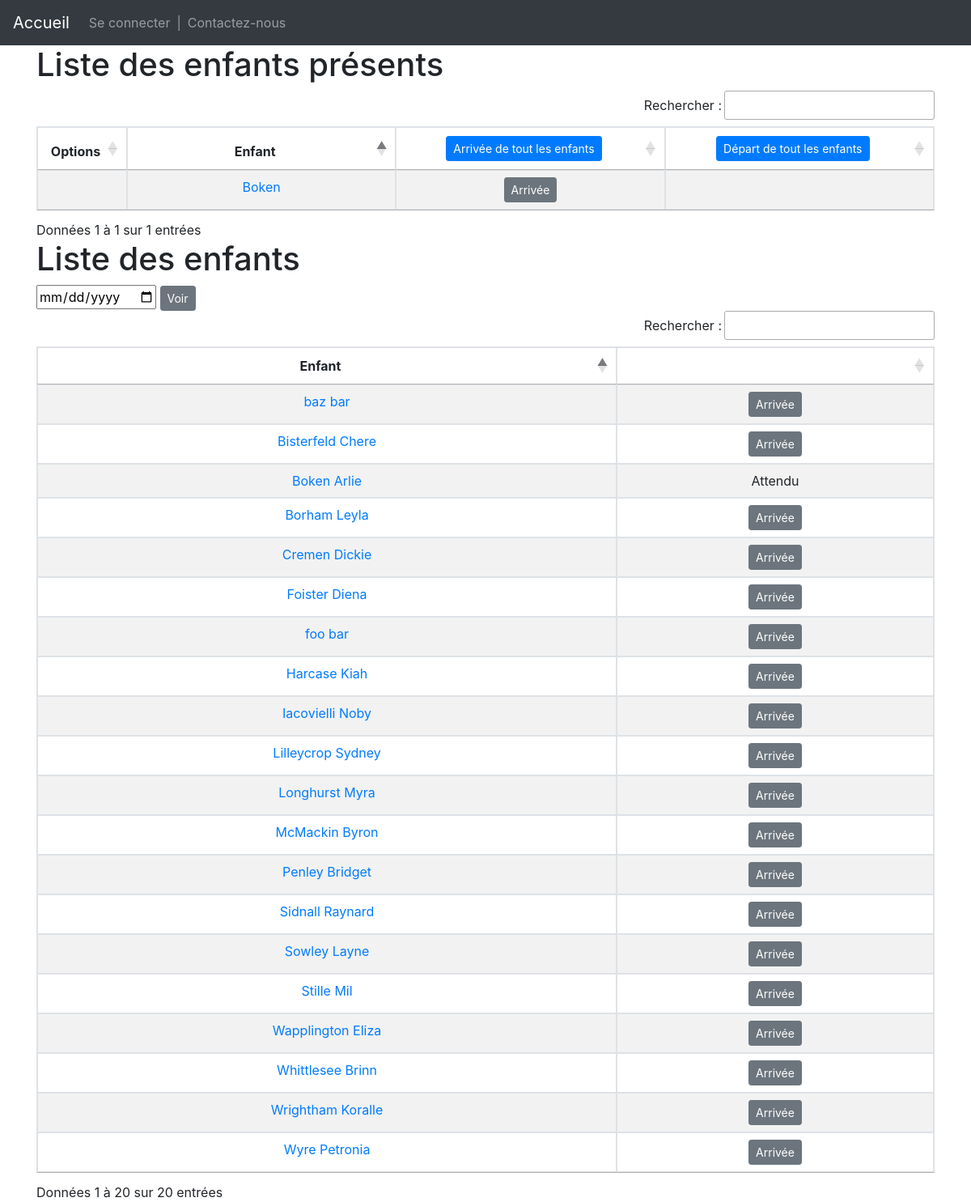
Before: /enfant/ with the older database file.
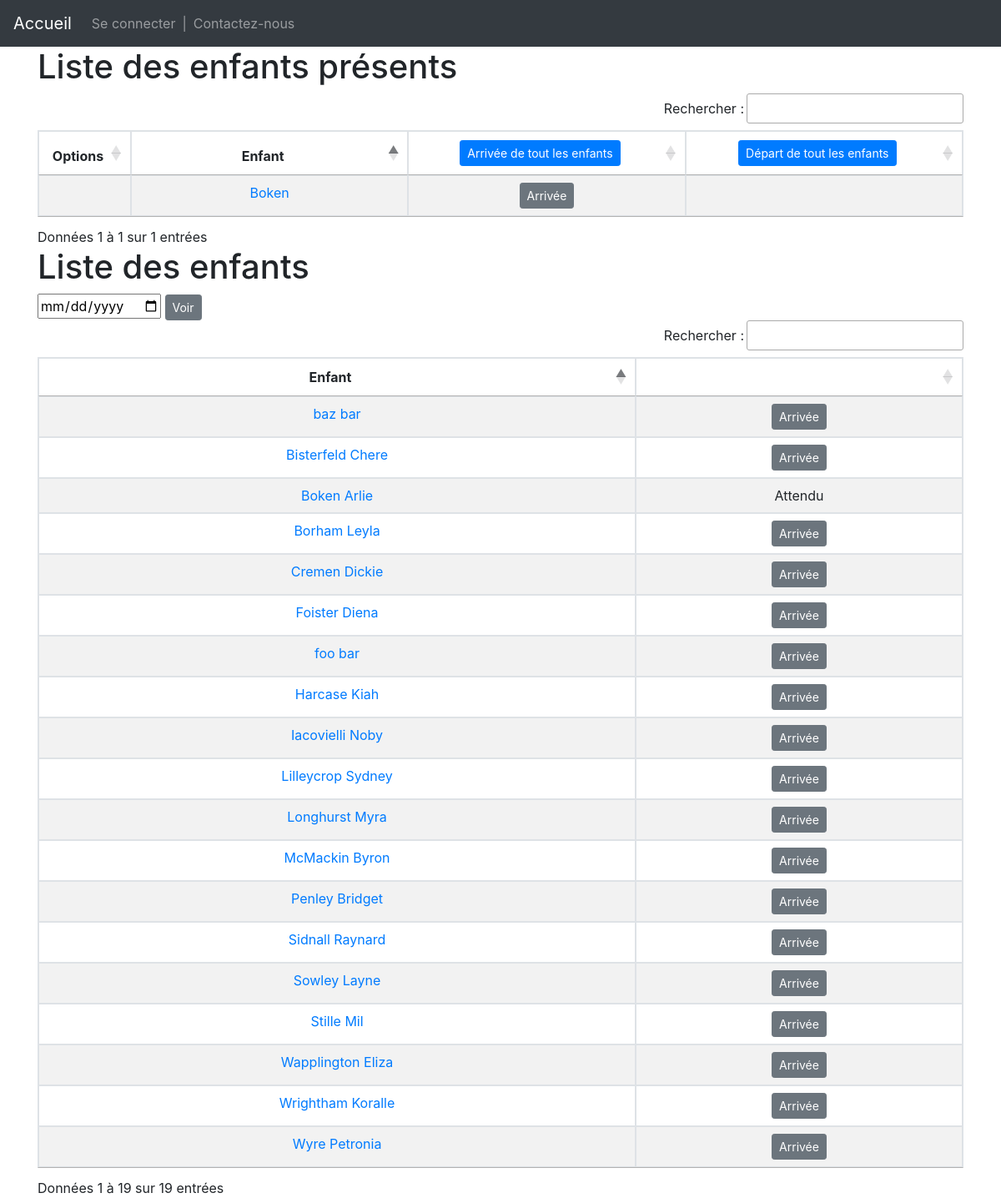
After: the same page with the newer database file.
### garderie/models.py (models this page shows, shortened)
class Child(models.Model):
	parent=models.ForeignKey(Parent, on_delete=models.DO_NOTHING, related_name='child_set')
	first_name=models.CharField(max_length=100, verbose_name="Prénom")
	last_name=models.CharField(max_length=100, verbose_name="Nom")
	second_parent=models.ForeignKey(Parent, on_delete=models.DO_NOTHING, related_name='child_set2', null=True)
	def __str__(self):
		return self.first_name+" "+self.last_name
	def get_full_name(self):
		return str(self)
	def incomplete_schedule(self):
		for schedule in self.schedule_set.all():
			if schedule.departure==None:
				return schedule
	def next_presence(self):
		all_occurrences=[presence.next_occurrence() for presence in self.expectedpresence_set.all()]
		if all_occurrences:
			return min(all_occurrences)
		else:
			return None
	def present_next_time(self):
		next=self.next_presence()
		today=timezone.now()
		if next:
			return next[0].day==today.day and next[1].hour_arrival<today.hour and next[1].hour_departure>today.hour
		else:
			return False
	def schedule_to_display(self):
		res=self.incomplete_schedule()
		if not res:
			if self.was_here():
				return self.schedule_set.latest('id')
			return None
		return res
	def was_here(self):
		today=timezone.now()
		for schedule in self.schedule_set.all():
			if not schedule.departure or schedule.departure+timedelta(hours=3)>today:
				return True
		return False

### garderie/views/enfant.py (the view)
# urls.py: path('enfant/', views.ChildrenListView.as_view(), name='children_list'),
class ChildrenListView(generic.ListView):
	template_name='garderie/children_list.html'
	context_object_name='children_list'
	def get_queryset(self):
		return {'all_children': Child.objects.all(),
						'current_schedules': Schedule.objects.incomplete_schedules()
					 }

### garderie/managers.py (called while the page is built)
	def incomplete_schedules(self):
		return super().get_queryset().filter(departure=None)

### garderie/models.py (called while the page is built)
	@property
	def hour_arrival(self):
		return 0 if self.period==0 else 12

	@property
	def hour_departure(self):
		return 12 if self.period==0 else 20

	def next_occurrence(self):
		today=timezone.now()
		today_occurrence=today.replace(hour=self.hour_departure, minute=0, second=0) # standardisation de la période
		true_selfday=self.day-1
		week_determiner=7 if (today_occurrence.hour<=today.hour and today.weekday()==true_selfday) or today.weekday()>true_selfday else 0
		return (today_occurrence+timedelta(days=(-today_occurrence.weekday())+true_selfday+week_determiner), self)

### garderie/templates/garderie/children_list.html (shortened to what this page needs)
{% extends 'garderie/base.html' %}
{% load static %}
{% block body %}
<div class="container">
	<h1>Liste des enfants présents</h1>
	<table id="table1" class="table table-striped table-bordered">
		<thead>
			<tr>
				<th>Options</th>
				<th>Enfant</th>
				<th><button class="button_all_arrivals btn btn-primary btn-sm">Arrivée de tout les enfants</button></th>
				<th><button class="button_all_departures btn btn-primary btn-sm">Départ de tout les enfants</button></th>
			</tr>
		</thead>
		<tbody>
		{% for child in children_list.all_children %}
			{% if child.present_next_time or child.incomplete_schedule or child.was_here %}
				{% with schedule=child.schedule_to_display %}
				<tr class="child_in" data-cid="{{child.id}}" data-sid="{{schedule.id}}" >
					<td>
					</td>
					<td>
						<a href="{% url 'child_profile' child.id %}">
								{{child.first_name}}
						</a>
					</td>
					<td> {% if schedule %}
						<input type="time"class="input_arrival" required value="{{schedule.arrival |default_if_none:''|date:"G:i"}}"></input>
							{% else %}
								<button class="button_in_arrival btn btn-secondary btn-sm">Arrivée</button>
							{% endif %}
					</td>
					<td>
					</td>
				</tr>
				{% endwith %}
			{% endif %}
		{% endfor %}
		</tbody>
	</table>
	<h1>Liste des enfants</h1>
	<input id="input_date_day" type="date"></input>
	<button id="submit_date_day" class="btn btn-secondary btn-sm" type="submit">Voir</button>
	<table id="table2" class="table table-striped table-bordered">
		<thead>
			<tr>
				<th>Enfant</th>
				<th></th>
			</tr>
		</thead>
		<tbody>
			{% for child in children_list.all_children %}
			<tr class="child_out" data-cid="{{child.id}}">
				<td>
					<a href="{% url 'child_profile' child.id %}">
							{{child.get_full_name}}
					</a>
				</td>
				<td> {% if child.present_next_time %}
							<span>Attendu</span>
							{% elif child.incomplete_schedule or child.was_here %}
								<span>Présent</span>
							{% else %}
								<button type="button" class="button_out_arrival btn btn-secondary btn-sm">Arrivée</button>
							{% endif %}
				</td>
				</tr>
			{% endfor %}
		</tbody>
	</table>
</div>
{% endblock %}

Changed rows visible on the page:
removed Child: get_full_name "Whittlesee Brinn", shows "Arrivée", shown under "Liste des enfants"
Other visible differences:
text written by a page script: "Rechercher : Données 1 à 1 sur 1 entrées Rechercher : Données 1 à 20 sur 20 entrées" → "Rechercher : Données 1 à 1 sur 1 entrées Rechercher : Données 1 à 19 sur 19 entrées"
